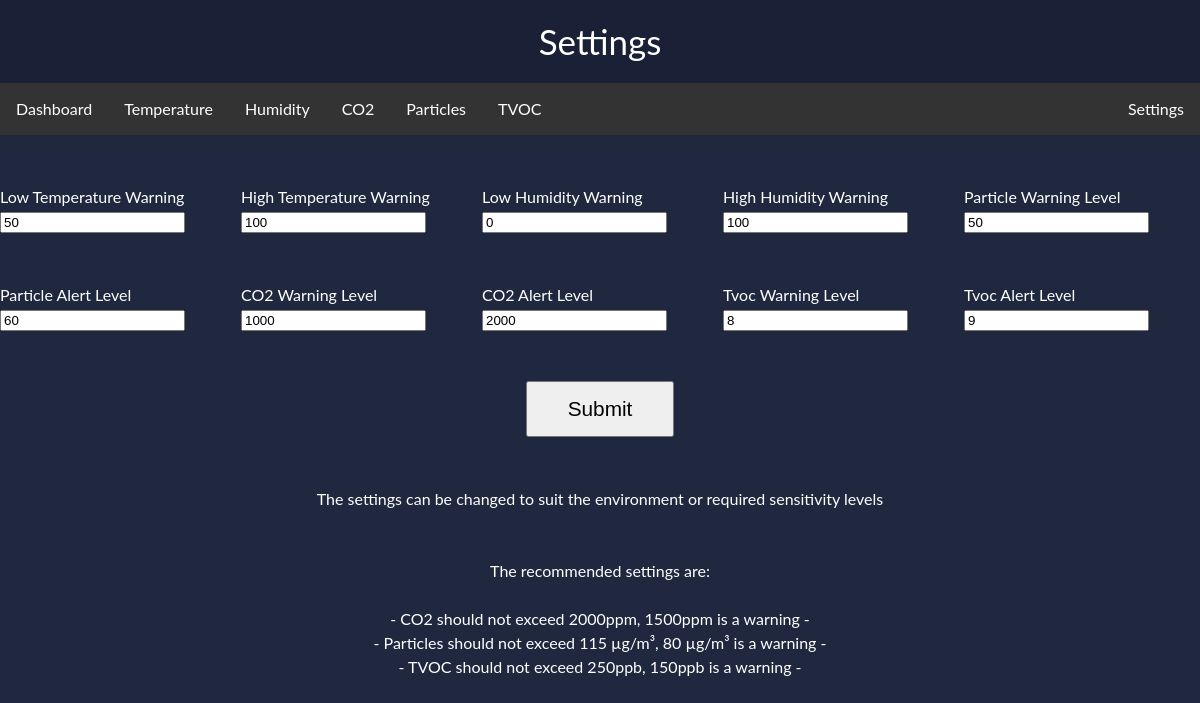
Page /main_settings on the earlier database version.
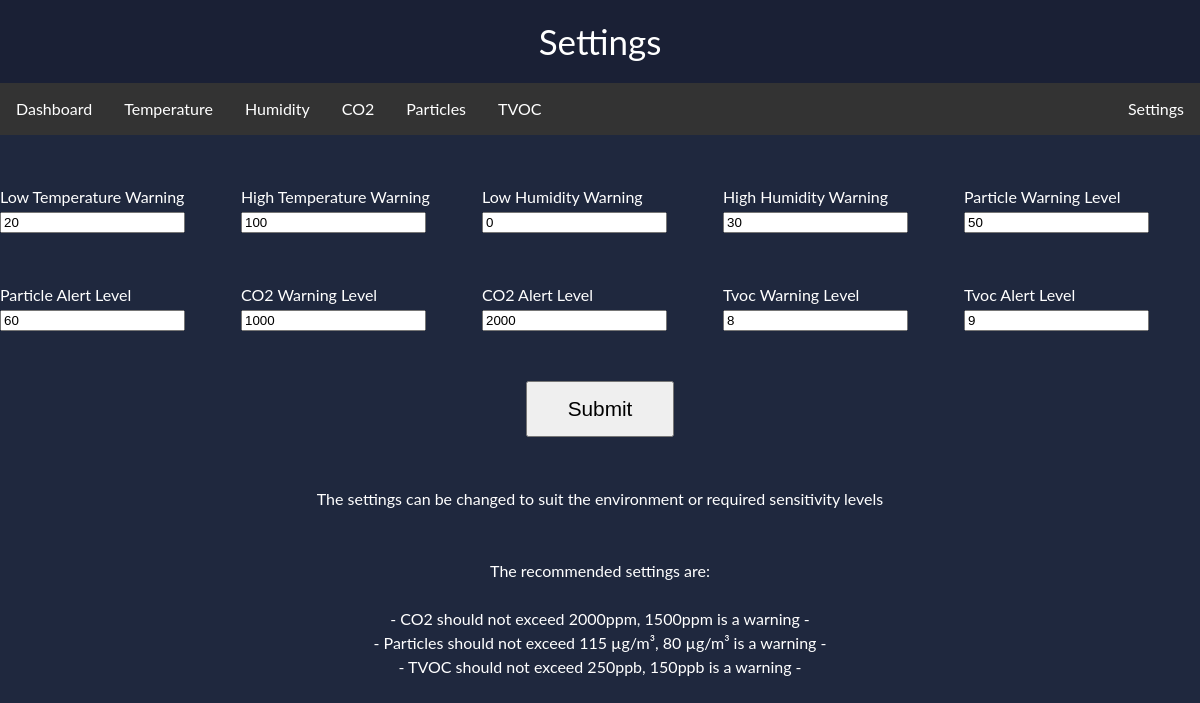
Same page on the later database version.
### app/models.py (models this page shows, shortened)
class Settings(db.Model):
    id = db.Column(db.Integer, primary_key=True)
    temperature_lower_bound = db.Column(
        db.Integer,
        default=0)
    temperature_upper_bound = db.Column(
        db.Integer,
        default=100)
    humidity_lower_bound = db.Column(
        db.Integer,
        default=0)
    humidity_upper_bound = db.Column(
        db.Integer,
        default=100)
    co2_lower_bound = db.Column(
        db.Integer,
        default=1000)
    co2_upper_bound = db.Column(
        db.Integer,
        default=2000)
    particles_lower_bound = db.Column(
        db.Integer,
        default=50)
    particles_upper_bound = db.Column(
        db.Integer,
        default=100)
    tvoc_lower_bound = db.Column(
        db.Integer,
        default=3)
    tvoc_upper_bound = db.Column(
        db.Integer,
        default=5)

### app/routes.py (the view)
@app.route("/main_settings")
def main_settings():
    settings = Settings.query.filter_by(id=0).first()
    return render_template("main_settings.html", settings_data=settings)

### app/templates/main_settings.html (shortened to what this page needs)
<!DOCTYPE html>
<html>
  <head>
    <link rel="stylesheet" href="{{url_for('static', filename='styles/css/main_settings.css')}}">
  </head>
  <body>
    <div class='heading'>Settings</div>
    <div style="position: sticky; top: 0; z-index: 4;">
      <ul>
        <li><a href="/main_dashboard">Dashboard</a></li>
        <li><a href="/main_temperature">Temperature</a></li>
        <li><a href="/main_humidity">Humidity</a></li>
        <li><a href="/main_co2">CO2</a></li>
        <li><a href="/main_particles">Particles</a></li>
        <li><a href="/main_dust">TVOC</a></li>
        <li style="float: right;"><a href="/main_settings">Settings</a></li>
      </ul>
    </div>
    <form method="POST" action="/post_settings">
      <div class="grid-container">
      <div class="grid-item">
        <label>Low Temperature Warning</label>
        <input id  = "temperature_lower_bound" name ="temperature_lower_bound" type="number"
        value={{settings_data.temperature_lower_bound}}>
      </div>
      <div class="grid-item">
        <label>High Temperature Warning</label>
        <input id  = "temperature_upper_bound" name ="temperature_upper_bound" type="number"
        value={{settings_data.temperature_upper_bound}}>
      </div>
      <div class="grid-item">
        <label>Low Humidity Warning</label>
        <input id  = "humidity_lower_bound" name ="humidity_lower_bound" type="number"
        value={{settings_data.humidity_lower_bound}}>
      </div>
      <div class="grid-item">
        <label>High Humidity Warning</label>
        <input id  = "humidity_upper_bound" name ="humidity_upper_bound" type="number"
        value={{settings_data.humidity_upper_bound}}>
     </div>
     <div class="grid-item">
        <label>Particle Warning Level</label>
        <input id  = "particles_lower_bound" name ="particles_lower_bound" type="number"
        value={{settings_data.particles_lower_bound}}>
      </div>
      <div class="grid-item">
        <label>Particle Alert Level</label>
        <input id  = "particles_upper_bound" name ="particles_upper_bound" type="number"
        value={{settings_data.particles_upper_bound}}>
      </div>
      <div class="grid-item">
        <label>CO2 Warning Level</label>
        <input id  = "co2_lower_bound" name ="co2_lower_bound" type="number"
        value={{settings_data.co2_lower_bound}}>
      </div>
      <div class="grid-item">
        <label>CO2 Alert Level</label>
        <input id  = "co2_upper_bound" name ="co2_upper_bound" type="number"
        value={{settings_data.co2_upper_bound}}>
      </div>
      <div class="grid-item">
        <label>Tvoc Warning Level</label>
        <input id  = "tvoc_lower_bound" name ="tvoc_lower_bound" type="number"
        value={{settings_data.tvoc_lower_bound}}>
      </div>
      <div class="grid-item">
        <label>Tvoc Alert Level</label>
        <input id  = "tvoc_upper_bound" name ="tvoc_upper_bound" type="number"
        value={{settings_data.tvoc_upper_bound}}>
      </div>
    </div>
    <div class="submit_button">
    <input type="submit" class="button" value="Submit">
    </div>
    </form>
    <div class="guide">
      The settings can be changed to suit the environment or required sensitivity levels <br><br><br>
      The recommended settings are: <br><br>
      - CO2 should not exceed 2000ppm, 1500ppm is a warning -<br>
      - Particles should not exceed 115 µg/m³, 80 µg/m³ is a warning -<br>
      - TVOC should not exceed 250ppb, 150ppb is a warning -
    </div>
  </body>
</html>

Differences in the rows shown:
changed Settings: temperature_lower_bound "50" → "20"; humidity_upper_bound "100" → "30"
